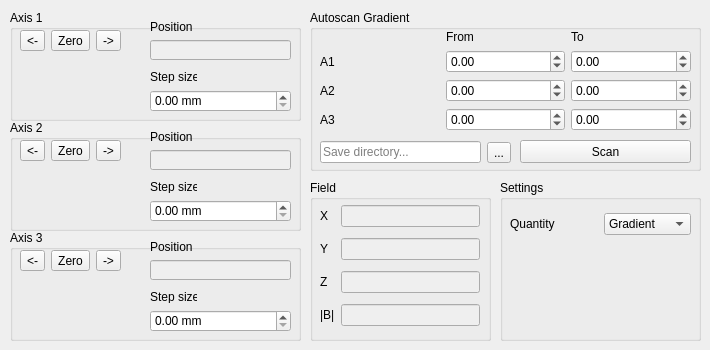
<?xml version="1.0" encoding="UTF-8"?>
<ui version="4.0">
 <class>MainWindow</class>
 <widget class="QMainWindow" name="MainWindow">
  <property name="geometry">
   <rect>
    <x>0</x>
    <y>0</y>
    <width>710</width>
    <height>350</height>
   </rect>
  </property>
  <property name="windowTitle">
   <string>MainWindow</string>
  </property>
  <widget class="QWidget" name="centralwidget">
   <widget class="QGroupBox" name="a1_group">
    <property name="geometry">
     <rect>
      <x>10</x>
      <y>10</y>
      <width>291</width>
      <height>111</height>
     </rect>
    </property>
    <property name="title">
     <string>Axis 1</string>
    </property>
    <widget class="QLineEdit" name="a1_pos">
     <property name="enabled">
      <bool>false</bool>
     </property>
     <property name="geometry">
      <rect>
       <x>140</x>
       <y>30</y>
       <width>141</width>
       <height>20</height>
      </rect>
     </property>
    </widget>
    <widget class="QLabel" name="a1_pos_label">
     <property name="geometry">
      <rect>
       <x>140</x>
       <y>10</y>
       <width>47</width>
       <height>13</height>
      </rect>
     </property>
     <property name="text">
      <string>Position</string>
     </property>
    </widget>
    <widget class="QLabel" name="a1_step_label">
     <property name="geometry">
      <rect>
       <x>140</x>
       <y>60</y>
       <width>47</width>
       <height>13</height>
      </rect>
     </property>
     <property name="text">
      <string>Step size</string>
     </property>
    </widget>
    <widget class="QWidget" name="layoutWidget_3">
     <property name="geometry">
      <rect>
       <x>10</x>
       <y>20</y>
       <width>124</width>
       <height>83</height>
      </rect>
     </property>
     <layout class="QGridLayout" name="a1_controls">
      <property name="sizeConstraint">
       <enum>QLayout::SetFixedSize</enum>
      </property>
      <item row="1" column="2">
       <widget class="QToolButton" name="a1_right">
        <property name="sizePolicy">
         <sizepolicy hsizetype="Expanding" vsizetype="Fixed">
          <horstretch>0</horstretch>
          <verstretch>0</verstretch>
         </sizepolicy>
        </property>
        <property name="text">
         <string>-&gt;</string>
        </property>
       </widget>
      </item>
      <item row="1" column="1">
       <widget class="QToolButton" name="a1_zero">
        <property name="sizePolicy">
         <sizepolicy hsizetype="Expanding" vsizetype="Fixed">
          <horstretch>0</horstretch>
          <verstretch>0</verstretch>
         </sizepolicy>
        </property>
        <property name="text">
         <string>Zero</string>
        </property>
       </widget>
      </item>
      <item row="1" column="0">
       <widget class="QToolButton" name="a1_left">
        <property name="sizePolicy">
         <sizepolicy hsizetype="Expanding" vsizetype="Fixed">
          <horstretch>0</horstretch>
          <verstretch>0</verstretch>
         </sizepolicy>
        </property>
        <property name="text">
         <string>&lt;-</string>
        </property>
       </widget>
      </item>
     </layout>
    </widget>
    <widget class="QDoubleSpinBox" name="a1_step">
     <property name="geometry">
      <rect>
       <x>140</x>
       <y>80</y>
       <width>141</width>
       <height>22</height>
      </rect>
     </property>
     <property name="suffix">
      <string> mm</string>
     </property>
     <property name="minimum">
      <double>0.000000000000000</double>
     </property>
     <property name="maximum">
      <double>10.000000000000000</double>
     </property>
     <property name="singleStep">
      <double>0.010000000000000</double>
     </property>
    </widget>
   </widget>
   <widget class="QGroupBox" name="a3_group">
    <property name="geometry">
     <rect>
      <x>10</x>
      <y>230</y>
      <width>291</width>
      <height>111</height>
     </rect>
    </property>
    <property name="title">
     <string>Axis 3</string>
    </property>
    <widget class="QWidget" name="layoutWidget">
     <property name="geometry">
      <rect>
       <x>10</x>
       <y>20</y>
       <width>124</width>
       <height>83</height>
      </rect>
     </property>
     <layout class="QGridLayout" name="a3_controls">
      <property name="sizeConstraint">
       <enum>QLayout::SetFixedSize</enum>
      </property>
      <item row="1" column="1">
       <widget class="QToolButton" name="a3_zero">
        <property name="sizePolicy">
         <sizepolicy hsizetype="Expanding" vsizetype="Fixed">
          <horstretch>0</horstretch>
          <verstretch>0</verstretch>
         </sizepolicy>
        </property>
        <property name="text">
         <string>Zero</string>
        </property>
       </widget>
      </item>
      <item row="1" column="0">
       <widget class="QToolButton" name="a3_left">
        <property name="sizePolicy">
         <sizepolicy hsizetype="Expanding" vsizetype="Fixed">
          <horstretch>0</horstretch>
          <verstretch>0</verstretch>
         </sizepolicy>
        </property>
        <property name="text">
         <string>&lt;-</string>
        </property>
       </widget>
      </item>
      <item row="1" column="2">
       <widget class="QToolButton" name="a3_right">
        <property name="sizePolicy">
         <sizepolicy hsizetype="Expanding" vsizetype="Fixed">
          <horstretch>0</horstretch>
          <verstretch>0</verstretch>
         </sizepolicy>
        </property>
        <property name="text">
         <string>-&gt;</string>
        </property>
       </widget>
      </item>
     </layout>
    </widget>
    <widget class="QLineEdit" name="a3_pos">
     <property name="enabled">
      <bool>false</bool>
     </property>
     <property name="geometry">
      <rect>
       <x>140</x>
       <y>30</y>
       <width>141</width>
       <height>20</height>
      </rect>
     </property>
    </widget>
    <widget class="QLabel" name="a3_pos_label">
     <property name="geometry">
      <rect>
       <x>140</x>
       <y>10</y>
       <width>47</width>
       <height>13</height>
      </rect>
     </property>
     <property name="text">
      <string>Position</string>
     </property>
    </widget>
    <widget class="QLabel" name="a3_step_label">
     <property name="geometry">
      <rect>
       <x>140</x>
       <y>60</y>
       <width>47</width>
       <height>13</height>
      </rect>
     </property>
     <property name="text">
      <string>Step size</string>
     </property>
    </widget>
    <widget class="QDoubleSpinBox" name="a3_step">
     <property name="geometry">
      <rect>
       <x>140</x>
       <y>80</y>
       <width>141</width>
       <height>22</height>
      </rect>
     </property>
     <property name="suffix">
      <string> mm</string>
     </property>
     <property name="minimum">
      <double>0.000000000000000</double>
     </property>
     <property name="maximum">
      <double>10.000000000000000</double>
     </property>
     <property name="singleStep">
      <double>0.010000000000000</double>
     </property>
    </widget>
   </widget>
   <widget class="QGroupBox" name="a2_group">
    <property name="geometry">
     <rect>
      <x>10</x>
      <y>120</y>
      <width>291</width>
      <height>111</height>
     </rect>
    </property>
    <property name="title">
     <string>Axis 2</string>
    </property>
    <widget class="QLineEdit" name="a2_pos">
     <property name="enabled">
      <bool>false</bool>
     </property>
     <property name="geometry">
      <rect>
       <x>140</x>
       <y>30</y>
       <width>141</width>
       <height>20</height>
      </rect>
     </property>
    </widget>
    <widget class="QLabel" name="a2_pos_label">
     <property name="geometry">
      <rect>
       <x>140</x>
       <y>10</y>
       <width>47</width>
       <height>13</height>
      </rect>
     </property>
     <property name="text">
      <string>Position</string>
     </property>
    </widget>
    <widget class="QLabel" name="a2_step_label">
     <property name="geometry">
      <rect>
       <x>140</x>
       <y>60</y>
       <width>47</width>
       <height>13</height>
      </rect>
     </property>
     <property name="text">
      <string>Step size</string>
     </property>
    </widget>
    <widget class="QWidget" name="layoutWidget_2">
     <property name="geometry">
      <rect>
       <x>10</x>
       <y>20</y>
       <width>124</width>
       <height>83</height>
      </rect>
     </property>
     <layout class="QGridLayout" name="a2_controls">
      <property name="sizeConstraint">
       <enum>QLayout::SetFixedSize</enum>
      </property>
      <item row="1" column="2">
       <widget class="QToolButton" name="a2_right">
        <property name="sizePolicy">
         <sizepolicy hsizetype="Expanding" vsizetype="Fixed">
          <horstretch>0</horstretch>
          <verstretch>0</verstretch>
         </sizepolicy>
        </property>
        <property name="text">
         <string>-&gt;</string>
        </property>
       </widget>
      </item>
      <item row="1" column="1">
       <widget class="QToolButton" name="a2_zero">
        <property name="sizePolicy">
         <sizepolicy hsizetype="Expanding" vsizetype="Fixed">
          <horstretch>0</horstretch>
          <verstretch>0</verstretch>
         </sizepolicy>
        </property>
        <property name="text">
         <string>Zero</string>
        </property>
       </widget>
      </item>
      <item row="1" column="0">
       <widget class="QToolButton" name="a2_left">
        <property name="sizePolicy">
         <sizepolicy hsizetype="Expanding" vsizetype="Fixed">
          <horstretch>0</horstretch>
          <verstretch>0</verstretch>
         </sizepolicy>
        </property>
        <property name="text">
         <string>&lt;-</string>
        </property>
       </widget>
      </item>
     </layout>
    </widget>
    <widget class="QDoubleSpinBox" name="a2_step">
     <property name="geometry">
      <rect>
       <x>140</x>
       <y>80</y>
       <width>141</width>
       <height>22</height>
      </rect>
     </property>
     <property name="suffix">
      <string> mm</string>
     </property>
     <property name="minimum">
      <double>0.000000000000000</double>
     </property>
     <property name="maximum">
      <double>10.000000000000000</double>
     </property>
     <property name="singleStep">
      <double>0.010000000000000</double>
     </property>
    </widget>
   </widget>
   <widget class="QGroupBox" name="auto_group">
    <property name="geometry">
     <rect>
      <x>310</x>
      <y>10</y>
      <width>391</width>
      <height>161</height>
     </rect>
    </property>
    <property name="title">
     <string>Autoscan Gradient</string>
    </property>
    <widget class="QPushButton" name="auto_scan">
     <property name="geometry">
      <rect>
       <x>210</x>
       <y>130</y>
       <width>171</width>
       <height>23</height>
      </rect>
     </property>
     <property name="text">
      <string>Scan</string>
     </property>
    </widget>
    <widget class="QWidget" name="layoutWidget">
     <property name="geometry">
      <rect>
       <x>10</x>
       <y>20</y>
       <width>371</width>
       <height>101</height>
      </rect>
     </property>
     <layout class="QGridLayout" name="gridLayout">
      <item row="0" column="2">
       <widget class="QLabel" name="auto_to">
        <property name="text">
         <string>To</string>
        </property>
       </widget>
      </item>
      <item row="0" column="1">
       <widget class="QLabel" name="auto_from">
        <property name="text">
         <string>From</string>
        </property>
       </widget>
      </item>
      <item row="1" column="0">
       <widget class="QLabel" name="a1_label">
        <property name="text">
         <string>A1</string>
        </property>
       </widget>
      </item>
      <item row="2" column="0">
       <widget class="QLabel" name="a2_label">
        <property name="text">
         <string>A2</string>
        </property>
       </widget>
      </item>
      <item row="3" column="0">
       <widget class="QLabel" name="a3_label">
        <property name="text">
         <string>A3</string>
        </property>
       </widget>
      </item>
      <item row="1" column="1">
       <widget class="QDoubleSpinBox" name="a1_min">
        <property name="minimum">
         <double>-99.000000000000000</double>
        </property>
       </widget>
      </item>
      <item row="1" column="2">
       <widget class="QDoubleSpinBox" name="a1_max">
        <property name="minimum">
         <double>-99.000000000000000</double>
        </property>
       </widget>
      </item>
      <item row="2" column="1">
       <widget class="QDoubleSpinBox" name="a2_min">
        <property name="minimum">
         <double>-99.000000000000000</double>
        </property>
       </widget>
      </item>
      <item row="2" column="2">
       <widget class="QDoubleSpinBox" name="a2_max">
        <property name="minimum">
         <double>-99.000000000000000</double>
        </property>
       </widget>
      </item>
      <item row="3" column="1">
       <widget class="QDoubleSpinBox" name="a3_min">
        <property name="minimum">
         <double>-99.000000000000000</double>
        </property>
       </widget>
      </item>
      <item row="3" column="2">
       <widget class="QDoubleSpinBox" name="a3_max">
        <property name="minimum">
         <double>-99.000000000000000</double>
        </property>
       </widget>
      </item>
     </layout>
    </widget>
    <widget class="QWidget" name="layoutWidget">
     <property name="geometry">
      <rect>
       <x>10</x>
       <y>130</y>
       <width>191</width>
       <height>25</height>
      </rect>
     </property>
     <layout class="QHBoxLayout" name="auto_savedir_lay">
      <property name="sizeConstraint">
       <enum>QLayout::SetNoConstraint</enum>
      </property>
      <item>
       <widget class="QLineEdit" name="auto_savedir">
        <property name="sizePolicy">
         <sizepolicy hsizetype="Expanding" vsizetype="Fixed">
          <horstretch>0</horstretch>
          <verstretch>0</verstretch>
         </sizepolicy>
        </property>
        <property name="text">
         <string/>
        </property>
        <property name="placeholderText">
         <string>Save directory...</string>
        </property>
       </widget>
      </item>
      <item>
       <widget class="QToolButton" name="auto_savedir_button">
        <property name="text">
         <string>...</string>
        </property>
       </widget>
      </item>
     </layout>
    </widget>
   </widget>
   <widget class="QGroupBox" name="field_group">
    <property name="geometry">
     <rect>
      <x>310</x>
      <y>180</y>
      <width>181</width>
      <height>161</height>
     </rect>
    </property>
    <property name="title">
     <string>Field</string>
    </property>
    <widget class="QWidget" name="gridLayoutWidget">
     <property name="geometry">
      <rect>
       <x>10</x>
       <y>20</y>
       <width>160</width>
       <height>131</height>
      </rect>
     </property>
     <layout class="QGridLayout" name="gridLayout_2">
      <item row="0" column="0">
       <widget class="QLabel" name="x">
        <property name="text">
         <string>X</string>
        </property>
       </widget>
      </item>
      <item row="2" column="0">
       <widget class="QLabel" name="z">
        <property name="text">
         <string>Z</string>
        </property>
       </widget>
      </item>
      <item row="1" column="0">
       <widget class="QLabel" name="y">
        <property name="text">
         <string>Y</string>
        </property>
       </widget>
      </item>
      <item row="3" column="0">
       <widget class="QLabel" name="mag">
        <property name="text">
         <string>|B|</string>
        </property>
       </widget>
      </item>
      <item row="0" column="1">
       <widget class="QLineEdit" name="x_val">
        <property name="enabled">
         <bool>false</bool>
        </property>
       </widget>
      </item>
      <item row="1" column="1">
       <widget class="QLineEdit" name="y_val">
        <property name="enabled">
         <bool>false</bool>
        </property>
       </widget>
      </item>
      <item row="2" column="1">
       <widget class="QLineEdit" name="z_val">
        <property name="enabled">
         <bool>false</bool>
        </property>
       </widget>
      </item>
      <item row="3" column="1">
       <widget class="QLineEdit" name="mag_val">
        <property name="enabled">
         <bool>false</bool>
        </property>
        <property name="clearButtonEnabled">
         <bool>false</bool>
        </property>
       </widget>
      </item>
     </layout>
    </widget>
   </widget>
   <widget class="QGroupBox" name="settings_group">
    <property name="geometry">
     <rect>
      <x>500</x>
      <y>180</y>
      <width>201</width>
      <height>161</height>
     </rect>
    </property>
    <property name="title">
     <string>Settings</string>
    </property>
    <widget class="QWidget" name="">
     <property name="geometry">
      <rect>
       <x>10</x>
       <y>20</y>
       <width>181</width>
       <height>48</height>
      </rect>
     </property>
     <layout class="QGridLayout" name="gridLayout_4">
      <item row="1" column="1">
       <widget class="QLabel" name="quantity_label">
        <property name="text">
         <string>Quantity</string>
        </property>
       </widget>
      </item>
      <item row="1" column="2">
       <widget class="QComboBox" name="quantity_combo">
        <item>
         <property name="text">
          <string>Gradient</string>
         </property>
        </item>
        <item>
         <property name="text">
          <string>Field</string>
         </property>
        </item>
       </widget>
      </item>
     </layout>
    </widget>
   </widget>
  </widget>
 </widget>
 <resources/>
 <connections/>
</ui>
